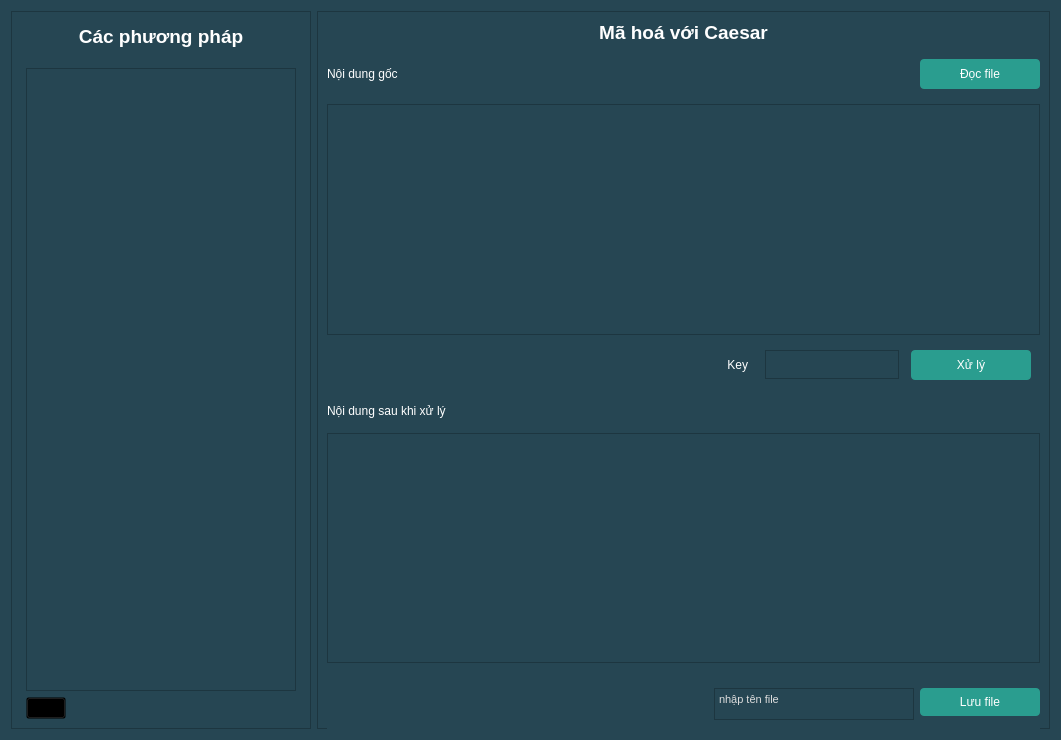
<?xml version="1.0" encoding="UTF-8"?>
<ui version="4.0">
 <class>Form</class>
 <widget class="QWidget" name="Form">
  <property name="geometry">
   <rect>
    <x>0</x>
    <y>0</y>
    <width>1061</width>
    <height>740</height>
   </rect>
  </property>
  <property name="windowTitle">
   <string>Form</string>
  </property>
  <property name="styleSheet">
   <string notr="true">QWidget {
	color: white;
	background-color: #264653;
	font: 75 14px &quot;&quot;;
	font: 63 8pt &quot;Montserrat&quot;;
}</string>
  </property>
  <layout class="QGridLayout" name="gridLayout">
   <item row="0" column="0">
    <widget class="QFrame" name="QFrame">
     <property name="sizePolicy">
      <sizepolicy hsizetype="Preferred" vsizetype="Preferred">
       <horstretch>0</horstretch>
       <verstretch>0</verstretch>
      </sizepolicy>
     </property>
     <property name="minimumSize">
      <size>
       <width>300</width>
       <height>0</height>
      </size>
     </property>
     <property name="maximumSize">
      <size>
       <width>314</width>
       <height>16777215</height>
      </size>
     </property>
     <property name="styleSheet">
      <string notr="true"/>
     </property>
     <property name="frameShape">
      <enum>QFrame::StyledPanel</enum>
     </property>
     <property name="frameShadow">
      <enum>QFrame::Raised</enum>
     </property>
     <layout class="QVBoxLayout" name="verticalLayout">
      <property name="sizeConstraint">
       <enum>QLayout::SetDefaultConstraint</enum>
      </property>
      <property name="leftMargin">
       <number>14</number>
      </property>
      <property name="topMargin">
       <number>0</number>
      </property>
      <property name="rightMargin">
       <number>14</number>
      </property>
      <item>
       <widget class="QLabel" name="label_nav">
        <property name="minimumSize">
         <size>
          <width>0</width>
          <height>50</height>
         </size>
        </property>
        <property name="maximumSize">
         <size>
          <width>16777215</width>
          <height>50</height>
         </size>
        </property>
        <property name="text">
         <string>&lt;html&gt;&lt;head/&gt;&lt;body&gt;&lt;p align=&quot;center&quot;&gt;&lt;span style=&quot; font-size:14pt; font-weight:600;&quot;&gt;Các phương pháp&lt;/span&gt;&lt;/p&gt;&lt;/body&gt;&lt;/html&gt;</string>
        </property>
       </widget>
      </item>
      <item>
       <widget class="QFrame" name="frame_3">
        <property name="styleSheet">
         <string notr="true"/>
        </property>
        <property name="frameShape">
         <enum>QFrame::StyledPanel</enum>
        </property>
        <property name="frameShadow">
         <enum>QFrame::Raised</enum>
        </property>
        <layout class="QFormLayout" name="algorithm_container">
         <property name="leftMargin">
          <number>0</number>
         </property>
         <property name="topMargin">
          <number>10</number>
         </property>
         <property name="rightMargin">
          <number>0</number>
         </property>
        </layout>
       </widget>
      </item>
      <item alignment="Qt::AlignLeft">
       <widget class="QPushButton" name="backhome_btn">
        <property name="styleSheet">
         <string notr="true">QPushButton {
	background-color: transparent;
	font: 75 8pt &quot;Rubik&quot;;
}

QPushButton::hover {
	font-weight: 600;
}</string>
        </property>
       
       </widget>
      </item>
     </layout>
    </widget>
   </item>
   <item row="0" column="1">
    <widget class="QFrame" name="frame_2">
     <property name="styleSheet">
      <string notr="true"/>
     </property>
     <property name="frameShape">
      <enum>QFrame::StyledPanel</enum>
     </property>
     <property name="frameShadow">
      <enum>QFrame::Raised</enum>
     </property>
     <layout class="QVBoxLayout" name="verticalLayout_2">
      <item>
       <widget class="QLabel" name="label_main_title">
        <property name="maximumSize">
         <size>
          <width>16777215</width>
          <height>40</height>
         </size>
        </property>
        <property name="text">
         <string>&lt;html&gt;&lt;head/&gt;&lt;body&gt;&lt;p align=&quot;center&quot;&gt;&lt;span style=&quot; font-size:14pt; font-weight:600;&quot;&gt;Mã hoá với Caesar&lt;/span&gt;&lt;/p&gt;&lt;/body&gt;&lt;/html&gt;</string>
        </property>
        <property name="alignment">
         <set>Qt::AlignLeading|Qt::AlignLeft|Qt::AlignTop</set>
        </property>
       </widget>
      </item>
      <item>
       <widget class="QWidget" name="widget" native="true">
        <property name="minimumSize">
         <size>
          <width>0</width>
          <height>30</height>
         </size>
        </property>
        <property name="maximumSize">
         <size>
          <width>16777215</width>
          <height>50</height>
         </size>
        </property>
        <layout class="QHBoxLayout" name="horizontalLayout_2">
         <property name="leftMargin">
          <number>0</number>
         </property>
         <property name="rightMargin">
          <number>0</number>
         </property>
         <item>
          <widget class="QLabel" name="label_origin">
           <property name="text">
            <string>Nội dung gốc</string>
           </property>
          </widget>
         </item>
         <item>
          <widget class="QPushButton" name="btn_readFile">
           <property name="minimumSize">
            <size>
             <width>120</width>
             <height>30</height>
            </size>
           </property>
           <property name="maximumSize">
            <size>
             <width>120</width>
             <height>16777215</height>
            </size>
           </property>
           <property name="cursor">
            <cursorShape>PointingHandCursor</cursorShape>
           </property>
           <property name="styleSheet">
            <string notr="true">QPushButton {
	color: white;
    background-color: #2a9d8f;
	border-radius: 4px;
}
QPushButton:hover {
	opacity: 0.8;
}</string>
           </property>
           <property name="text">
            <string>Đọc file</string>
           </property>
          </widget>
         </item>
        </layout>
       </widget>
      </item>
      <item>
       <widget class="QTextEdit" name="textEdit"/>
      </item>
      <item alignment="Qt::AlignRight|Qt::AlignVCenter">
       <widget class="QWidget" name="widget_3" native="true">
        <property name="minimumSize">
         <size>
          <width>120</width>
          <height>40</height>
         </size>
        </property>
        <property name="maximumSize">
         <size>
          <width>16777215</width>
          <height>60</height>
         </size>
        </property>
        <property name="layoutDirection">
         <enum>Qt::LeftToRight</enum>
        </property>
        <property name="styleSheet">
         <string notr="true">
Qt::AlignHCenter</string>
        </property>
        <layout class="QHBoxLayout" name="horizontalLayout">
         <item>
          <widget class="QLabel" name="label_key">
           <property name="minimumSize">
            <size>
             <width>120</width>
             <height>30</height>
            </size>
           </property>
           <property name="maximumSize">
            <size>
             <width>120</width>
             <height>30</height>
            </size>
           </property>
           <property name="styleSheet">
            <string notr="true">QLabel {
	margin-right: 8px;
}</string>
           </property>
           <property name="text">
            <string>Key</string>
           </property>
           <property name="alignment">
            <set>Qt::AlignRight|Qt::AlignTrailing|Qt::AlignVCenter</set>
           </property>
          </widget>
         </item>
         <item>
          <widget class="QTextEdit" name="input_key">
           <property name="maximumSize">
            <size>
             <width>140</width>
             <height>29</height>
            </size>
           </property>
           <property name="styleSheet">
            <string notr="true">QTextEdit {
	margin-right: 6px;
}</string>
           </property>
          </widget>
         </item>
         <item>
          <widget class="QPushButton" name="process_btn">
           <property name="minimumSize">
            <size>
             <width>120</width>
             <height>30</height>
            </size>
           </property>
           <property name="maximumSize">
            <size>
             <width>120</width>
             <height>30</height>
            </size>
           </property>
           <property name="styleSheet">
            <string notr="true">QPushButton {
	color: white;
    background-color: #2a9d8f;
	border-radius: 4px;
}
QPushButton:hover {
	opacity: 0.8;
}</string>
           </property>
           <property name="text">
            <string>Xử lý</string>
           </property>
          </widget>
         </item>
        </layout>
       </widget>
      </item>
      <item>
       <widget class="QWidget" name="widget_2" native="true">
        <property name="minimumSize">
         <size>
          <width>120</width>
          <height>30</height>
         </size>
        </property>
        <layout class="QHBoxLayout" name="horizontalLayout_3">
         <property name="leftMargin">
          <number>0</number>
         </property>
         <item>
          <widget class="QLabel" name="label_processed">
           <property name="text">
            <string>Nội dung sau khi xử lý</string>
           </property>
          </widget>
         </item>
        </layout>
       </widget>
      </item>
      <item>
       <widget class="QTextEdit" name="textEdit_2"/>
      </item>
      <item>
       <widget class="QWidget" name="widget_4" native="true">
        <property name="minimumSize">
         <size>
          <width>0</width>
          <height>50</height>
         </size>
        </property>
        <property name="maximumSize">
         <size>
          <width>16777215</width>
          <height>30</height>
         </size>
        </property>
        <property name="layoutDirection">
         <enum>Qt::RightToLeft</enum>
        </property>
        <layout class="QFormLayout" name="formLayout_3">
         <property name="formAlignment">
          <set>Qt::AlignLeading|Qt::AlignLeft|Qt::AlignVCenter</set>
         </property>
         <property name="leftMargin">
          <number>0</number>
         </property>
         <property name="rightMargin">
          <number>0</number>
         </property>
         <item row="0" column="0">
          <widget class="QPushButton" name="btn_saveFile">
           <property name="minimumSize">
            <size>
             <width>120</width>
             <height>30</height>
            </size>
           </property>
           <property name="maximumSize">
            <size>
             <width>120</width>
             <height>16777215</height>
            </size>
           </property>
           <property name="cursor">
            <cursorShape>PointingHandCursor</cursorShape>
           </property>
           <property name="styleSheet">
            <string notr="true">QPushButton {
	color: white;
    background-color: #2a9d8f;
	border-radius: 4px;
	margin-bottom: 2px;
}
QPushButton:hover {
	opacity: 0.8;
}</string>
           </property>
           <property name="text">
            <string>Lưu file</string>
           </property>
          </widget>
         </item>
         <item row="0" column="1">
          <widget class="QTextEdit" name="input_fileName">
           <property name="maximumSize">
            <size>
             <width>200</width>
             <height>16777215</height>
            </size>
           </property>
           <property name="html">
            <string>&lt;!DOCTYPE HTML PUBLIC &quot;-//W3C//DTD HTML 4.0//EN&quot; &quot;http://www.w3.org/TR/REC-html40/strict.dtd&quot;&gt;
&lt;html&gt;&lt;head&gt;&lt;meta name=&quot;qrichtext&quot; content=&quot;1&quot; /&gt;&lt;style type=&quot;text/css&quot;&gt;
p, li { white-space: pre-wrap; }
&lt;/style&gt;&lt;/head&gt;&lt;body style=&quot; font-family:'Montserrat'; font-size:8pt; font-weight:56; font-style:normal;&quot;&gt;
&lt;p style=&quot; margin-top:0px; margin-bottom:0px; margin-left:0px; margin-right:0px; -qt-block-indent:0; text-indent:0px;&quot;&gt;&lt;span style=&quot; color:#dddddd;&quot;&gt;nhập tên file&lt;/span&gt;&lt;/p&gt;&lt;/body&gt;&lt;/html&gt;</string>
           </property>
          </widget>
         </item>
        </layout>
       </widget>
      </item>
     </layout>
    </widget>
   </item>
  </layout>
 </widget>
 <resources/>
 <connections/>
</ui>
